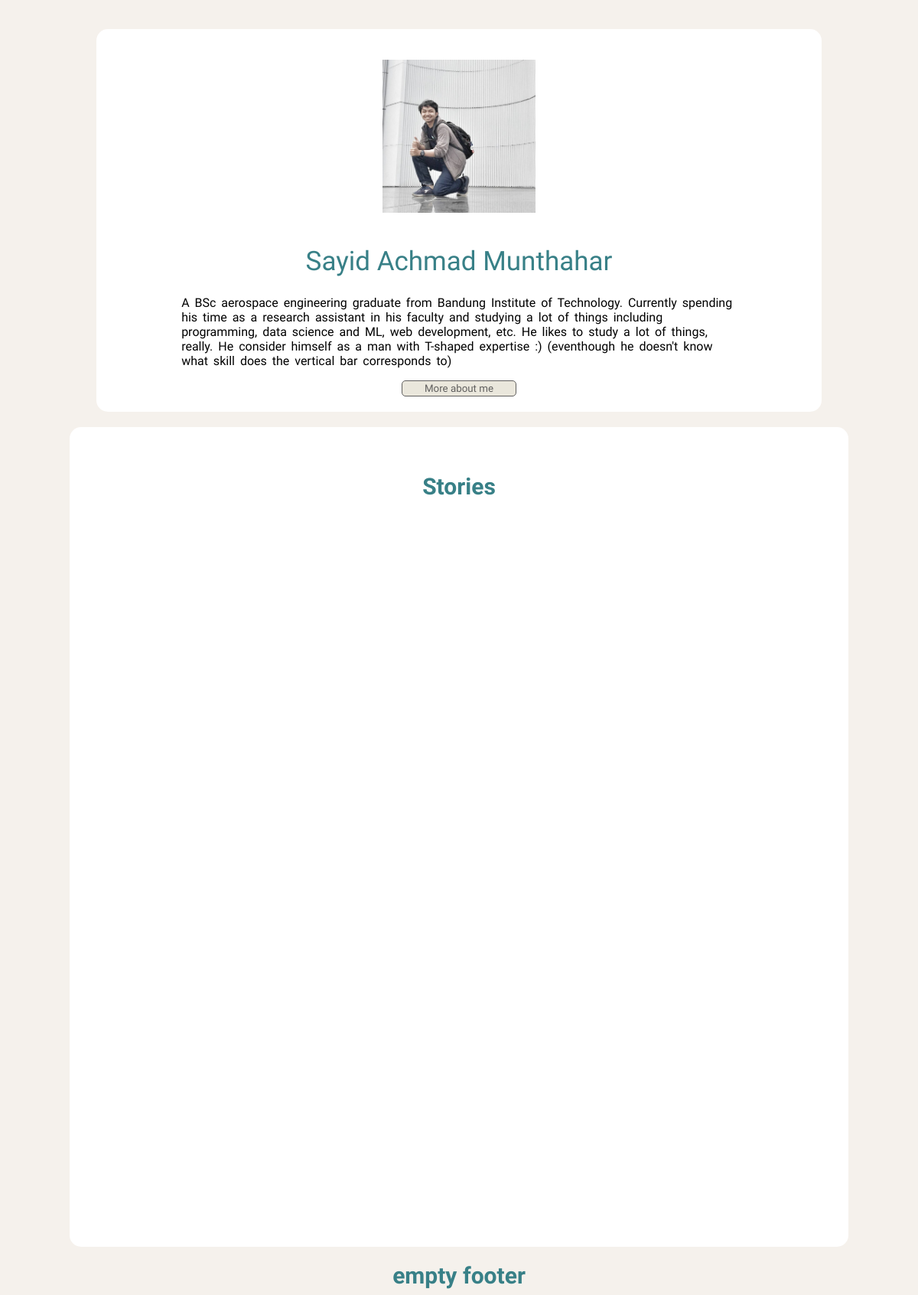
Before: /home/ with the older database file.
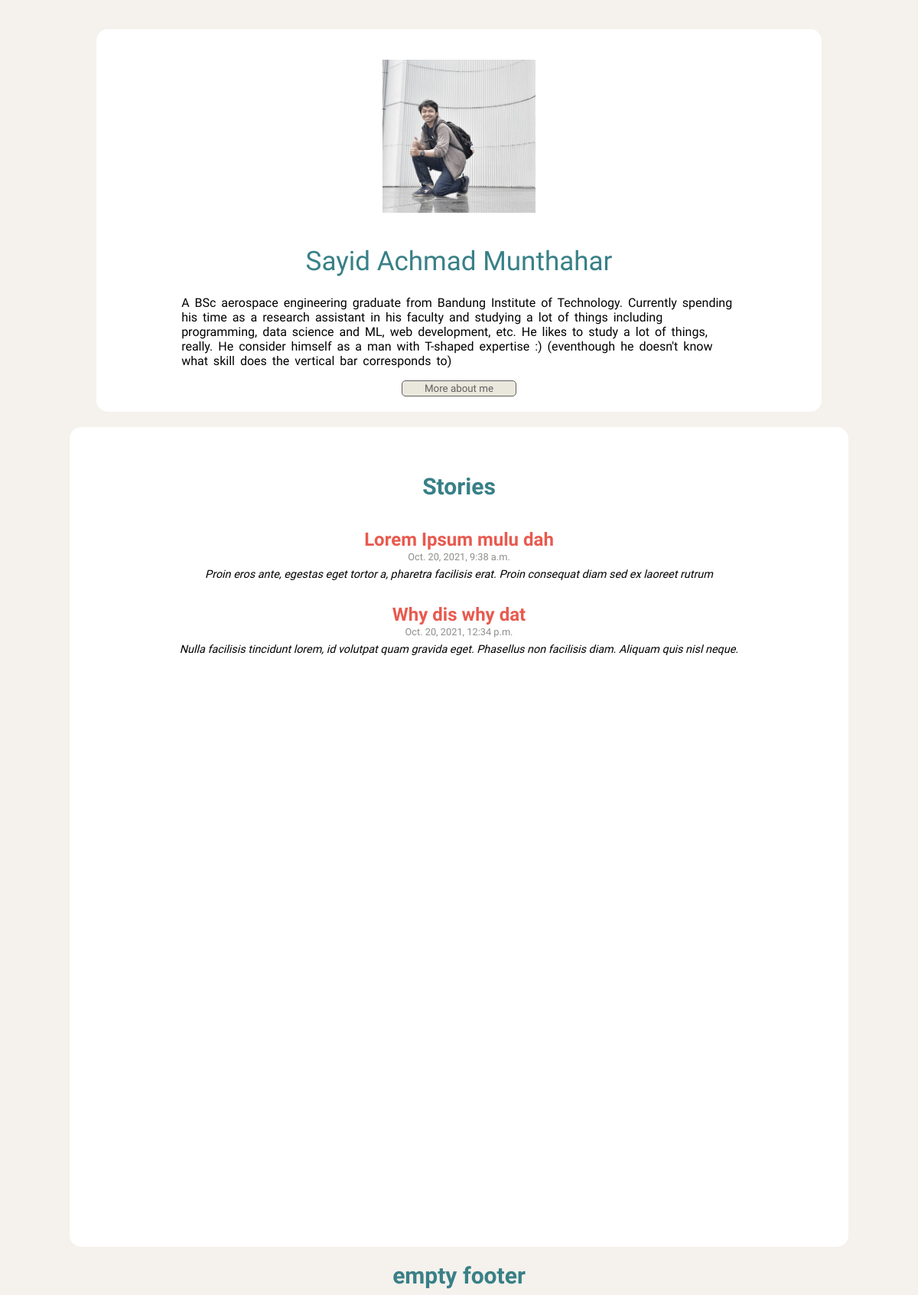
After: the same page with the newer database file.
### home/models.py (models this page shows, shortened)
class StoryPost(models.Model):
    text = models.TextField()
    date = models.DateTimeField()
    title = models.CharField(max_length=40)
    summary = models.TextField()
    class Meta:
        ordering = ["date"]

### home/views.py (the view)
# urls.py: path('home/', views.homeview, name='home'),
def homeview(request):
    post = StoryPost.objects.all()
    arg = {"posts": post}
    return render(request, "template_post.html", arg)

### home/templates/template_post.html (shortened to what this page needs)
{% extends "landing.html" %} {% load static %} {%block head%}
<link rel="stylesheet" href="{% static 'style_post.css' %}" />
{%endblock%}

### home/templates/template_stories.html (shortened to what this page needs)
{% load static %}
<!DOCTYPE html>
<html>
  <head>
    <link rel="stylesheet" href="{% static 'style_post.css' %}" />
  </head>
<div class="post_holder"
  <body>
    <div {% if show_button is False %} class="home_stories" {% else %} class="stories" {% endif %}>
      {% for post in posts %}
      <div class="post">
        <details>
        <summary>
        <div class="posttitle">{{post.title}}</div>
        <div class="postdate">{{post.date}}</div>
        <div class="postsummary">{{post.summary}}</div>
        </summary>
        </details>
      </div>
      {% endfor %}
    </div>
  </body>
</html>

Changed rows visible on the page:
added StoryPost: title "Lorem Ipsum mulu dah", date "Oct. 20, 2021, 9:38 a.m.", summary "Proin eros ante, egestas eget tortor a, pharetra facilisis erat. Proin consequat diam sed ex laoreet rutrum"
added StoryPost: title "Why dis why dat", date "Oct. 20, 2021, 12:34 p.m.", summary "Nulla facilisis tincidunt lorem, id volutpat quam gravida eget. Phasellus non facilisis diam. Aliquam quis nisl neque."
